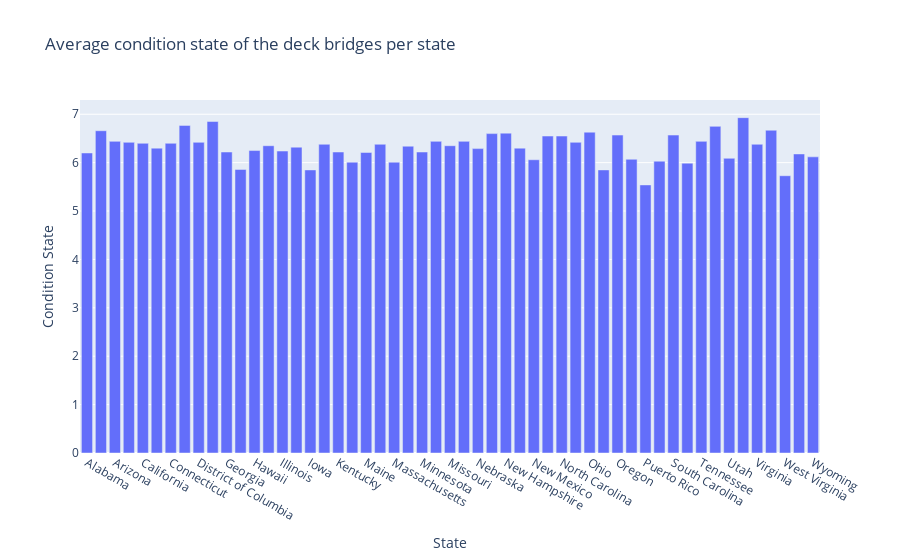

This figure's notebook cell:
### Code cell
bar = px.bar(x=condition_state['State Name'],
             y=condition_state['Deck Condition'],
#              color=condition_state['Deck Condition'],
#              color_continuous_scale='Bluered_r',
             title='Average condition state of the deck bridges per state')

bar.update_layout(xaxis_title='State', 
                  yaxis_title='Condition State',
                  coloraxis_showscale=False)
bar.show()

### Figure 1 — Plotly figure (JSON) as saved in the notebook; plotly's stock layout.template omitted (floating-point values rounded to 4 significant figures)
{"data": [{"alignmentgroup": "True", "hovertemplate": "x=%{x}<br>y=%{y}<extra></extra>", "legendgroup": "", "marker": {"color": "#636efa"}, "name": "", "offsetgroup": "", "orientation": "v", "showlegend": false, "textposition": "auto", "type": "bar", "x": ["Alabama", "Alaska", "Arizona", "Arkansas", "California", "Colorado", "Connecticut", "Delaware", "District of Columbia", "Florida", "Georgia", "Guam", "Hawaii", "Idaho", "Illinois", "Indiana", "Iowa", "Kansas", "Kentucky", "Louisiana", "Maine", "Maryland", "Massachusetts", "Michigan", "Minnesota", "Mississippi", "Missouri", "Montana", "Nebraska", "Nevada", "New Hampshire", "New Jersey", "New Mexico", "New York", "North Carolina", "North Dakota", "Ohio", "Oklahoma", "Oregon", "Pennsylvania", "Puerto Rico", "Rhode Island", "South Carolina", "South Dakota", "Tennessee", "Texas", "Utah", "Vermont", "Virginia", "Washington", "West Virginia", "Wisconsin", "Wyoming"], "xaxis": "x", "y": [6.2, 6.66, 6.44, 6.42, 6.4, 6.3, 6.4, 6.77, 6.42, 6.85, 6.22, 5.86, 6.25, 6.35, 6.24, 6.32, 5.85, 6.38, 6.22, 6.01, 6.21, 6.38, 6.01, 6.34, 6.22, 6.44, 6.35, 6.44, 6.29, 6.6, 6.61, 6.3, 6.06, 6.55, 6.55, 6.42, 6.63, 5.85, 6.57, 6.07, 5.54, 6.03, 6.57, 5.99, 6.44, 6.75, 6.09, 6.93, 6.38, 6.67, 5.73, 6.18, 6.12], "yaxis": "y"}], "layout": {"barmode": "relative", "coloraxis": {"showscale": false}, "legend": {"tracegroupgap": 0}, "title": {"text": "Average condition state of the deck bridges per state"}, "xaxis": {"anchor": "y", "domain": [0, 1], "title": {"text": "State"}}, "yaxis": {"anchor": "x", "domain": [0, 1], "title": {"text": "Condition State"}}}}
